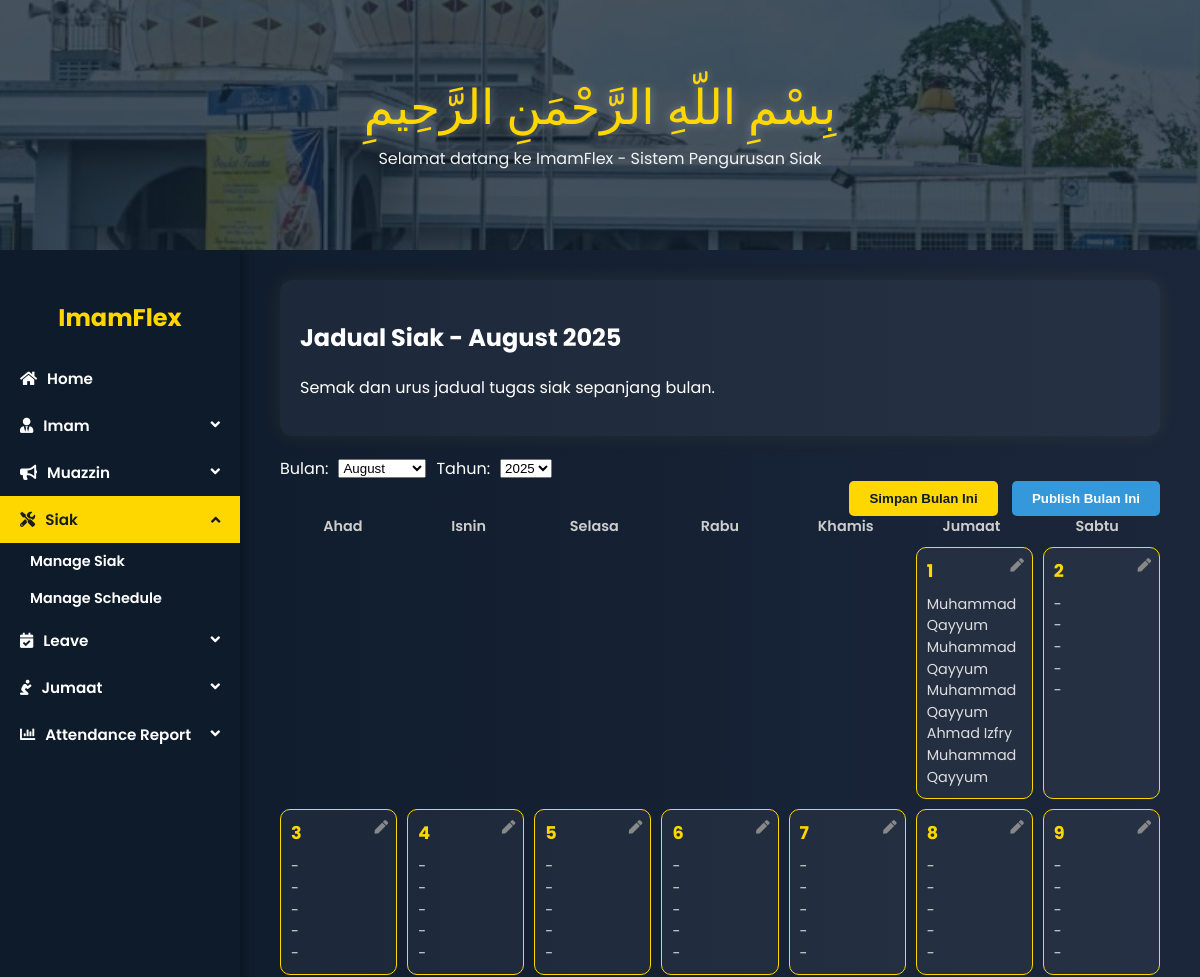
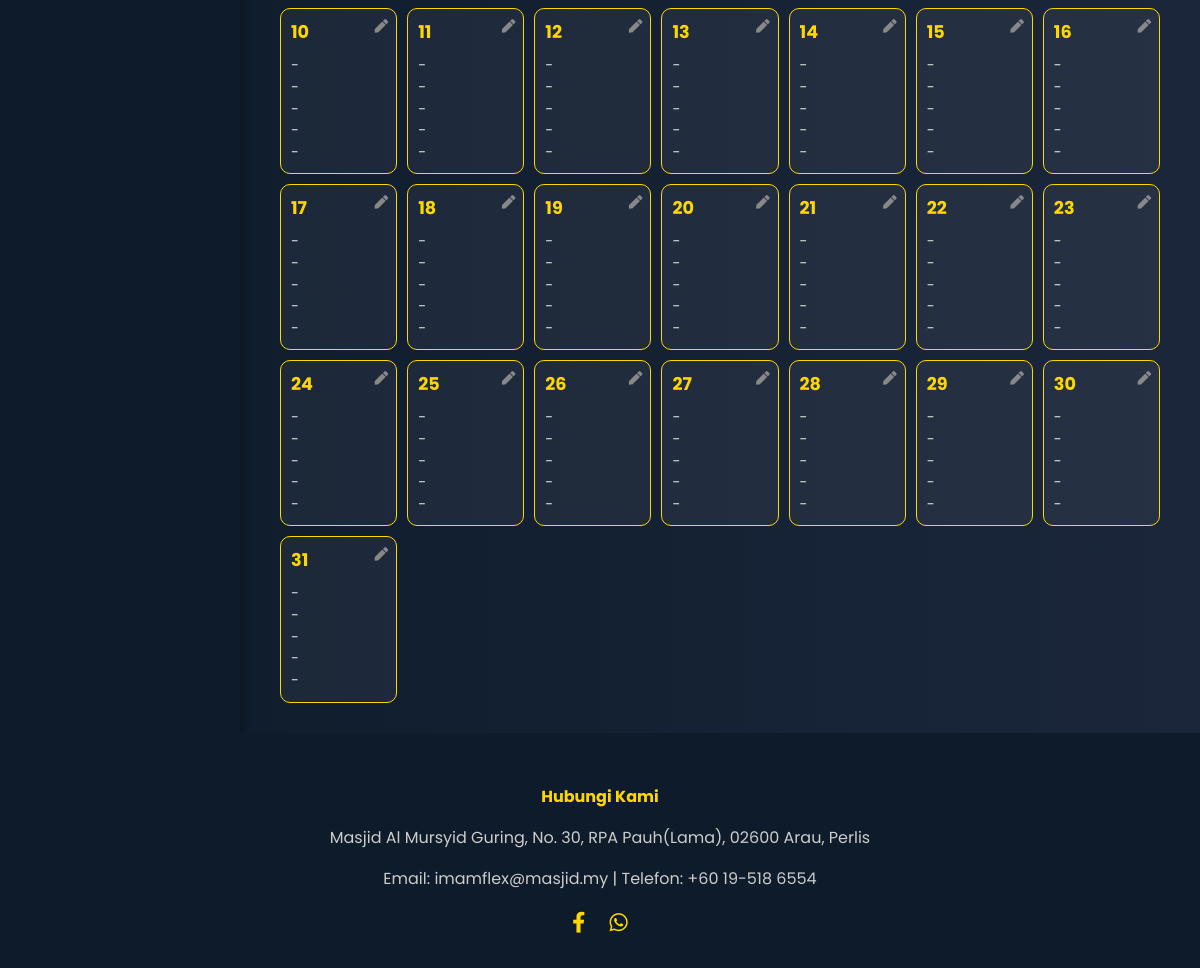
/siak/schedule/, run on the app's committed database (2 pictures, top to bottom).
### ImamFlex/models.py (models this page shows, shortened)
class MosqueStaff(models.Model):
    name = models.CharField(max_length=100)
    ic_number = models.CharField(max_length=12, unique=True)
    contact_number = models.CharField(max_length=15)
    address = models.TextField(blank=True, null=True)
    availability = models.BooleanField(default=True)
    email = models.EmailField(blank=True, null=True)
    profile_picture = models.ImageField(upload_to='profile_pics/', null=True, blank=True)
    class Meta:
        abstract = True

class Siak(MosqueStaff):
    siak_id = models.CharField(max_length=10, primary_key=True)
    password = models.CharField(max_length=20)

### ImamFlex/views.py (the view, shortened to what this page needs)
# urls.py: path('siak/schedule/', views.siak_schedule, name='siak_schedule'),
def siak_schedule(request):
    today = date.today()
    year = int(request.GET.get('year', today.year))
    month = int(request.GET.get('month', today.month))
    first_day = date(year, month, 1)
    last_day = date(year, month, calendar.monthrange(year, month)[1])
    all_schedules = DutySchedule.objects.filter(date__range=[first_day, last_day], role_type='Siak')
    cal = calendar.Calendar(firstweekday=6)
    month_matrix = cal.monthdatescalendar(year, month)
    prayers = ['Subuh', 'Zohor', 'Asar', 'Maghrib', 'Isyak']
    calendar_data = []
    for week in month_matrix:
        week_data = []
        for day in week:
            if day.month == month:
                daily_prayers = {prayer: None for prayer in prayers}
                for schedule in all_schedules:
                    if schedule.date == day and schedule.prayer_time in daily_prayers:
                        siak = Siak.objects.filter(siak_id=schedule.role_id).first()
                        daily_prayers[schedule.prayer_time] = siak.name if siak else "?"
                week_data.append({'date': day, 'prayers': daily_prayers})
            else:
                week_data.append(None)
        calendar_data.append(week_data)
    years = list(range(today.year, today.year + 5))
    months = [(i, calendar.month_name[i]) for i in range(1, 13)]
    context = {
        'calendar': calendar_data,
        'month': month,
        'month_name': calendar.month_name[month],
        'year': year,
        'siak_list': Siak.objects.all(),
        'prayers': prayers,
        'years': years,
        'months': months,
    }
    return render(request, 'admin/siakSchedule.html', context)

### ImamFlex/templates/admin/siakSchedule.html (shortened to what this page needs)
{% load static %}
<!DOCTYPE html>
<html lang="en">
<head>
  <link rel="stylesheet" href="https://cdnjs.cloudflare.com/ajax/libs/font-awesome/5.15.4/css/all.min.css">
  <link rel="stylesheet" href="{% static 'css/ImamFlex.css' %}">
</head>
<body>
<div class="header-img">
  <div>
    <div class="bismillah">بِسْمِ اللّهِ الرَّحْمَنِ الرَّحِيمِ</div>
    <div class="tagline">Selamat datang ke ImamFlex - Sistem Pengurusan Siak</div>
  </div>
</div>
<div class="main-wrapper">
    <div class="sidebar">
        <h2>ImamFlex</h2>
        <a href="{% url 'adminDash' %}" class="active"><i class="fas fa-home"></i> Home</a>
        <button class="dropdown-btn"><i class="fas fa-user-tie"></i> Imam</button>
        <button class="dropdown-btn"><i class="fas fa-bullhorn"></i> Muazzin</button>
        <button class="dropdown-btn active"><i class="fas fa-tools"></i> Siak</button>
      <div class="dropdown-container" style="display: flex;" >
        <a href="{% url 'siak_management' %}" >Manage Siak</a>
        <a href="{% url 'siak_schedule' %}">Manage Schedule</a>
      </div>
       <button class="dropdown-btn"><i class="fas fa-calendar-check"></i> Leave</button>
      <button class="dropdown-btn"><i class="fas fa-pray"></i> Jumaat</button>
      <button class="dropdown-btn"><i class="fas fa-chart-bar"></i> Attendance Report</button>
    </div>
  <div class="content">
    <div class="card">
      <h2>Jadual Siak - <span class="highlight">{{ month_name }} {{ year }}</span></h2>
      <p class="subtext">Semak dan urus jadual tugas siak sepanjang bulan.</p>
    </div>
    <form method="get" style="display: flex; gap: 10px; align-items: center;">
      <label for="month">Bulan:</label>
      <select name="month" id="month" onchange="this.form.submit()">
        {% for value, name in months %}
          <option value="{{ value }}" {% if value == month %}selected{% endif %}>{{ name }}</option>
        {% endfor %}
      </select>
      <label for="year">Tahun:</label>
      <select name="year" id="year" onchange="this.form.submit()">
        {% for y in years %}
          <option value="{{ y }}" {% if y == year %}selected{% endif %}>{{ y }}</option>
        {% endfor %}
      </select>
    </form>
    <div class="calendar-actions">
      <form method="post" style="display:inline;">{% csrf_token %}
        <button type="submit" name="saveMonthBtn">Simpan Bulan Ini</button>
      </form>
      <form method="post" style="display:inline;">{% csrf_token %}
        <button type="submit" name="publishMonthBtn" id="publishMonthBtn">Publish Bulan Ini</button>
      </form>
    </div>
    <div class="weekday-labels">
      <div>Ahad</div><div>Isnin</div><div>Selasa</div><div>Rabu</div><div>Khamis</div><div>Jumaat</div><div>Sabtu</div>
    </div>
    <div class="calendar-grid">
      {% for week in calendar %}
        {% for day in week %}
          {% if day %}
            <div class="day-box" data-date="{{ day.date|date:'Y-m-d' }}">
              <div class="date">{{ day.date.day }}</div>
              <div class="imam-list" id="imamList_{{ day.date|date:'Y-m-d' }}">
                {% for prayer, siak in day.prayers.items %}
                  <div>{{ siak|default:"-" }}</div>
                {% endfor %}
              </div>
              <div class="edit-btn" onclick="openAssignModal('{{ day.date|date:'Y-m-d' }}')">
                <i class="fas fa-pen"></i>
              </div>
            </div>
          {% else %}
            <div class="day-box" style="background: transparent; border: none;"></div>
          {% endif %}
        {% endfor %}
      {% endfor %}
    </div>
  </div>
</div>
<div class="footer">
  <h4>Hubungi Kami</h4>
  <p>Masjid Al Mursyid Guring, No. 30, RPA Pauh(Lama), 02600 Arau, Perlis</p>
  <p>Email: imamflex@masjid.my | Telefon: +60 19-518 6554</p>
  <div class="social-icons">
    <a href="https://www.facebook.com/profile.php?id=100069456158805"><i class="fab fa-facebook-f"></i></a>
    <a href="#"><i class="fab fa-whatsapp"></i></a>
  </div>
</div>
</body>
</html>

### ImamFlex/static/css/imamFlex.css (style rules this page uses)
body { margin: 0; font-family: 'Poppins', sans-serif; background: linear-gradient(to right, #0d1b2a, #1b263b); color: white; display: flex; flex-direction: column; min-height: 100vh; }
.header-img { height: 250px; background: url('../masjid.jpeg') no-repeat center/cover; position: relative; display: flex; align-items: center; justify-content: center; }
.header-img::before { content: ""; position: absolute; inset: 0; background: rgba(13, 27, 42, 0.75); }
.bismillah { font-family: 'Scheherazade', serif; font-size: 3rem; color: gold; text-align: center; text-shadow: 0 0 10px rgba(255,255,255,0.3); }
.tagline { color: #f1f1f1; font-size: 1rem; text-align: center; margin-top: 10px; }
.bismillah, .tagline { position: relative; z-index: 2; text-align: center; }
.card { background: rgba(255, 255, 255, 0.05); padding: 20px; border-radius: 12px; box-shadow: 0 0 20px rgba(255, 215, 0, 0.08); margin-bottom: 20px; }
.footer { background: #0d1b2a; padding: 30px 20px; text-align: center; color: #ccc; margin-top: auto; }
.footer h4 { color: gold; margin-bottom: 10px; }
.social-icons a { color: gold; margin: 0 10px; font-size: 1.3rem; }

### data on the page
Siak: prayers "Muhammad Qayyum" "Muhammad Qayyum" "Muhammad Qayyum" "Muhammad Qayyum"
Siak: prayers "Ahmad Izfry"

### other printed values
{{ month_name }} "August"
{{ year }} "2025"
{{ day.date.day }} "1" "2" "3" "4" "5" "6" "7" "8" "9" "10" "11" "12" "13" "14" "15" "16" "17" "18" "19" "20" "21" "22" "23" "24" "25" "26" "27" "28" "29" "30" "31"
{{ siak|default:"-" }} "-" "-" "-" "-" "-" "-" "-" "-" "-" "-" "-" "-" "-" "-" "-" "-" "-" "-" "-" "-" "-" "-" "-" "-" "-" "-" "-" "-" "-" "-" "-" "-" "-" "-" "-" "-" "-" "-" "-" "-" "-" "-" "-" "-" "-" "-" "-" "-" "-" "-" "-" "-" "-" "-" "-" "-" "-" "-" "-" "-" "-" "-" "-" "-" "-" "-" "-" "-" "-" "-" "-" "-" "-" "-" "-" "-" "-" "-" "-" "-" "-" "-" "-" "-" "-" "-" "-" "-" "-" "-" "-" "-" "-" "-" "-" "-" "-" "-" "-" "-" "-" "-" "-" "-" "-" "-" "-" "-" "-" "-" "-" "-" "-" "-" "-" "-" "-" "-" "-" "-" "-" "-" "-" "-" "-" "-" "-" "-" "-" "-" "-" "-" "-" "-" "-" "-" "-" "-" "-" "-" "-" "-" "-" "-" "-" "-" "-" "-" "-" "-"
form field month "August"
form field year "2025"
